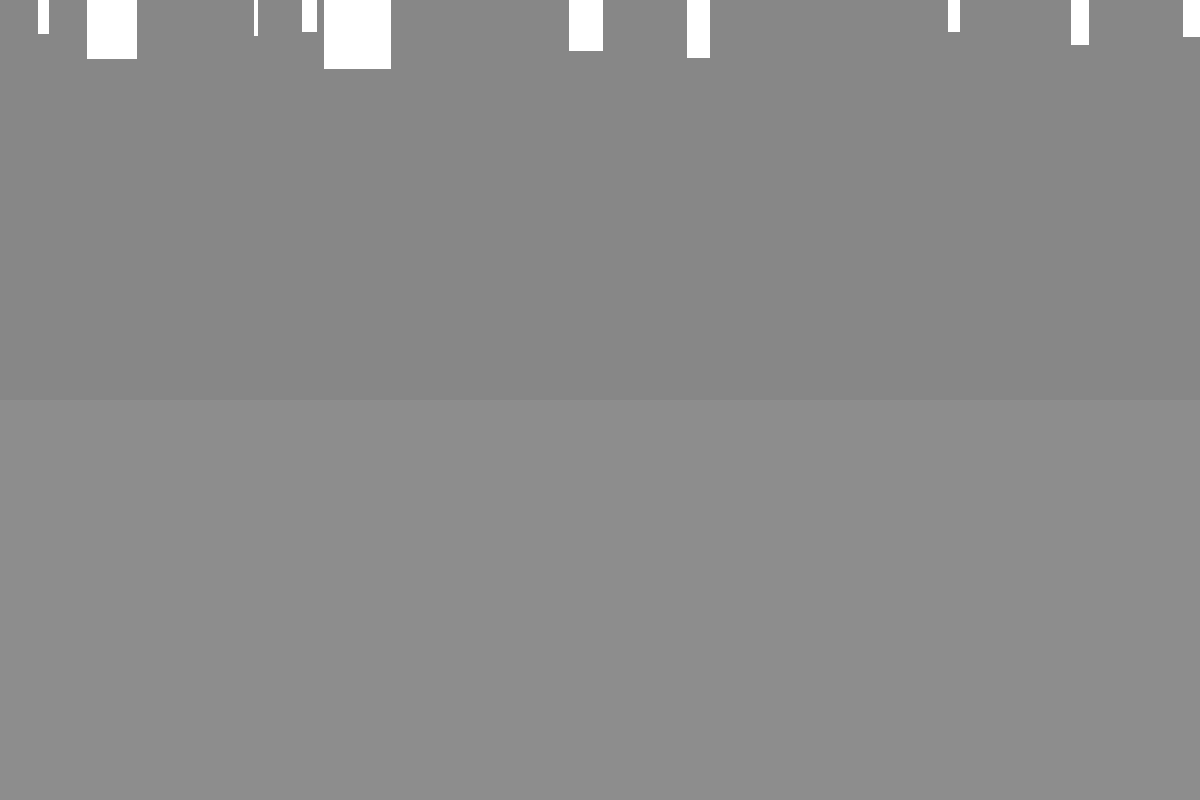
Frame 1 (no input)
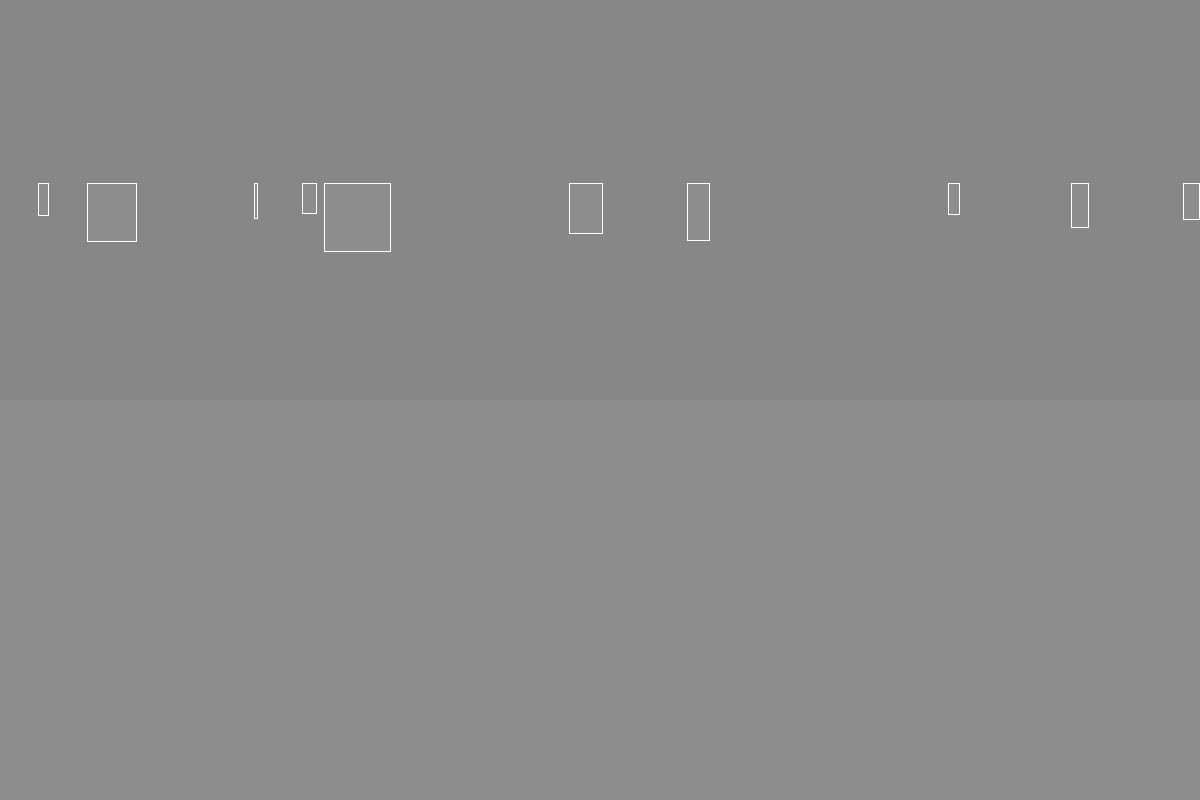
Frame 60 (the mouse pressed at the canvas centre just before this capture)
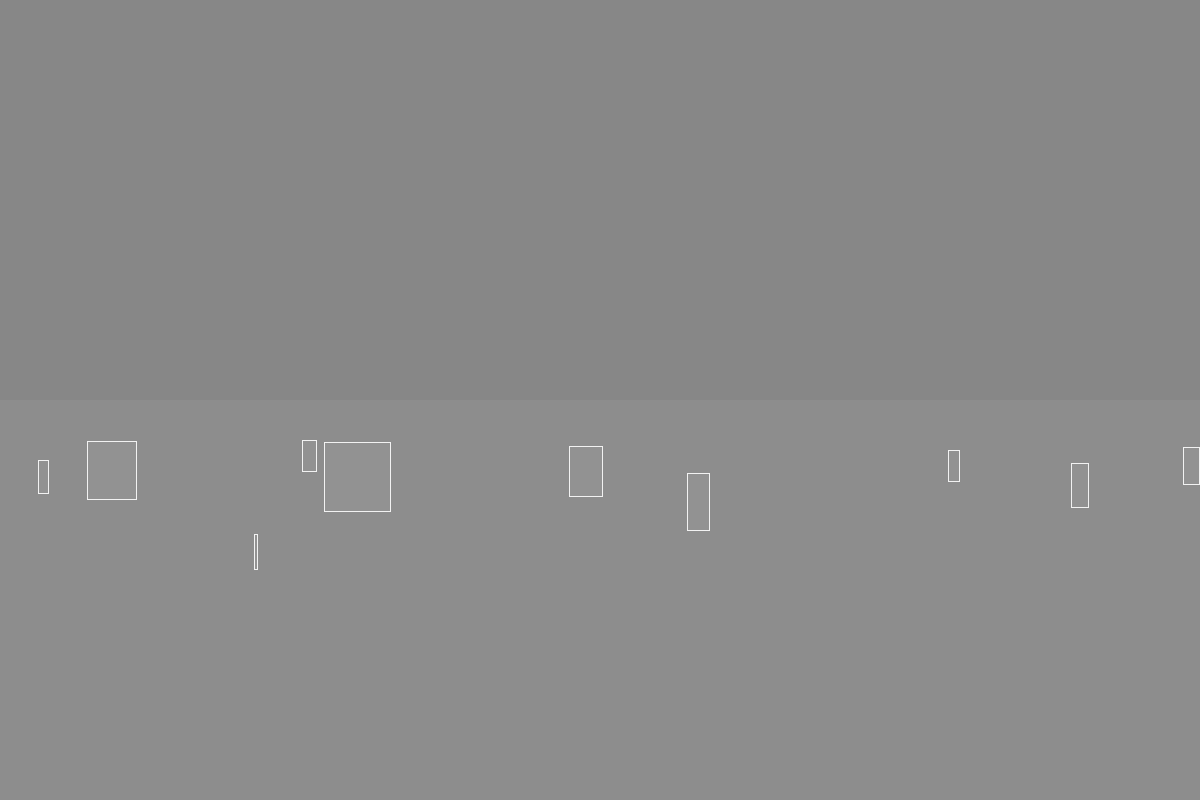
Frame 120 (the mouse held since frame 60 and released just before this capture)

The Processing sketch that drew these frames (run headless with seeded random() and noise(); from frame 60 on, the mouse is pressed at the canvas centre):

// Processing sketch: Friction
// ── Friction.pde
// Solution to Ex. 2.4, .6
// Implement drag force that is also dependent on the surface area of an object

Mover[] movers = new Mover [10];
Block b;

void setup() {
    size(1200, 800);

    for (int i = 0; i < movers.length; i++) {
     	movers[i] = new Mover(random(2, 6), random(width + 50), 0);
    }
    b = new Block(0, height/2, width, height/2, 0.5);
}

void draw() {
    background(135);

    for (Mover m : movers) {
	if (m.isInside(b)) {
	    m.drag(b);
	}

	float ma = 0.1 * m.mass;
	PVector gravity = new PVector(0, ma);

	m.applyForce(gravity);
	m.update();
	m.render();
	m.checkBorders();
    }
    b.render();
}
class Mover {
    PVector location;
    PVector velocity;
    PVector acceleration;
    float mass;
    float moverWidth, moverHeight;

    Mover(float mass_, float xpos, float ypos) {
	location = new PVector(xpos, ypos);
	velocity = new PVector(0, 0);
	acceleration = new PVector(0, 0);
	mass = mass_;
	moverWidth = random(1, 15);
	moverHeight = 15;
    }

    void checkBorders() {
	if (location.x > width - moverWidth * mass) {
	    location.x = width - moverWidth * mass;
	    velocity.x *= -1;
	} else if (location.x < 0) {
	    location.x = 0;
	    velocity.x *= -1;
	}

	if (location.y > height - moverHeight * mass) {
	    location.y = height - moverHeight * mass;
	    velocity.y *= -1;
	} else if (location.y < 0) {
	    location.y = 0;
	    velocity.y *= -1;
	}
    }

    void applyForce(PVector force) {
	PVector f = PVector.div(force, mass);
	acceleration.add(f);
    }

    void update() {
	velocity.add(acceleration);
	location.add(velocity);
	acceleration.mult(0);
    }

    void render() {
	stroke(255);
	rect(location.x, location.y, mass * moverWidth, mass * moverHeight);
    }

    boolean isInside(Block b) {
	if (location.x > b.location.x
	    && location.x < b.location.x + b.w
	    && location.y < b.location.y + b.h
	    && location.y > b.location.y) {
	    return true;
	} else {
	    return false;
	}
    }

    void drag(Block b) {
	float speed = velocity.mag();
	float surfaceScaled = moverWidth * 0.05;
	float dragMagnitude = b.coefficient * speed * speed * surfaceScaled;

	PVector drag = velocity.copy();
	drag.mult(-1);
	drag.normalize();
	println(drag);

	drag.mult(dragMagnitude);

	applyForce(drag);
    }
}

class Block {
    PVector location;
    float w,h;
    float coefficient;

    Block(float x, float y, float width, float height, float c) {
	location = new PVector(x, y);
	w = width;
	h = height;
	coefficient = c;
    }

    void render() {
	noStroke();
	fill(175, 40);
	rect(location.x, location.y, w,  h);
    }
}
